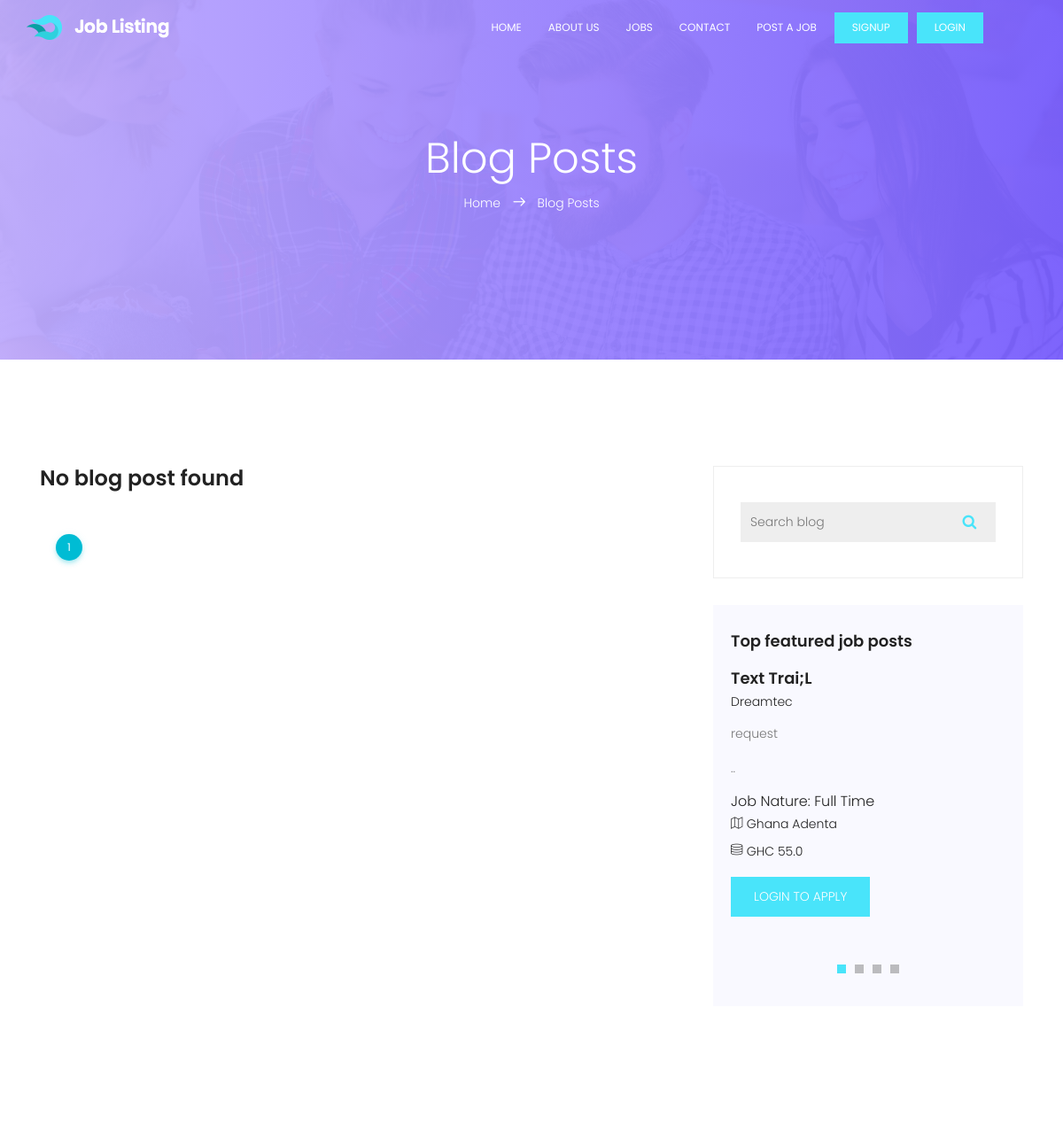
The page /blog/blog (upper part) on the database as committed earlier.
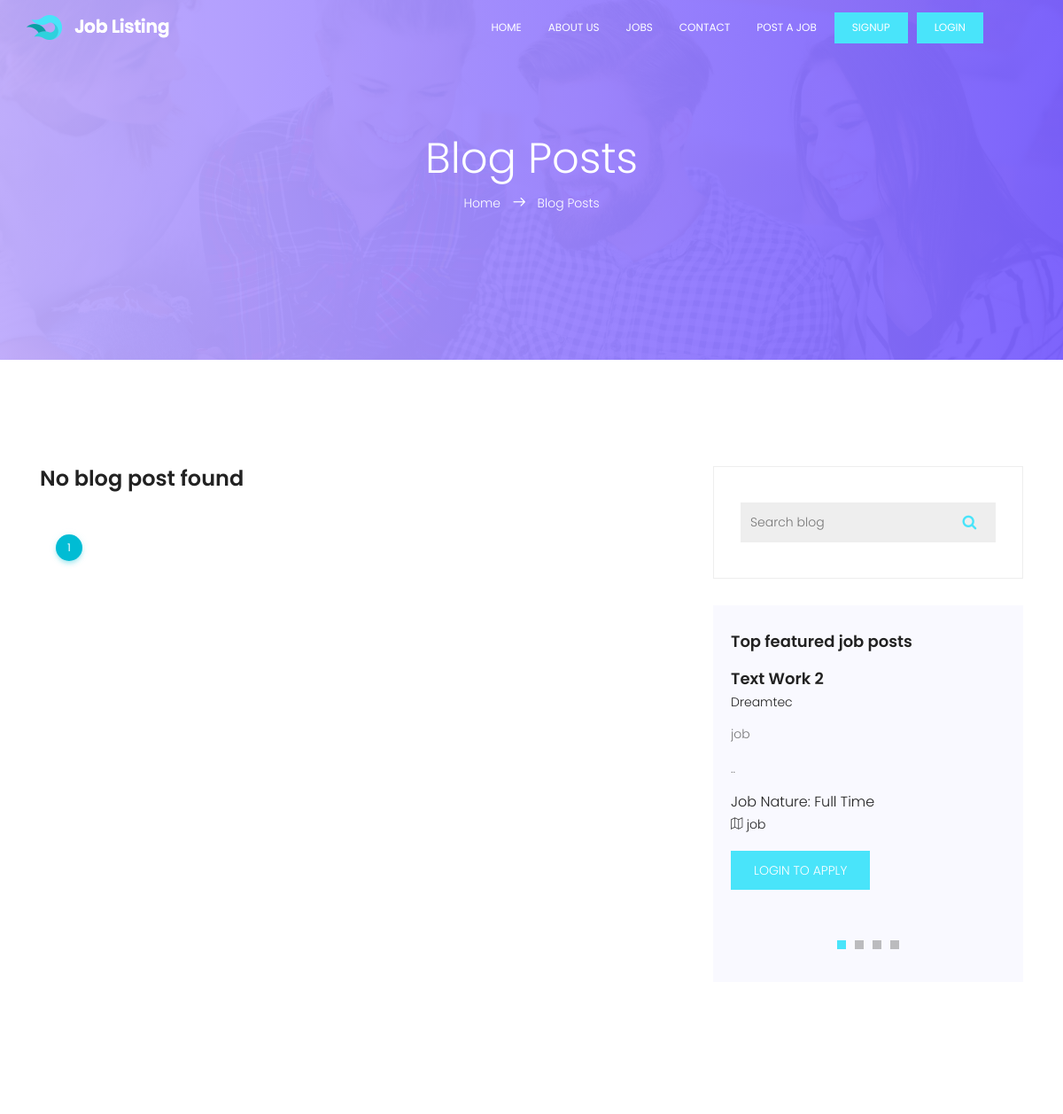
The same page on the database as committed later.
### portal/models.py (models this page shows, shortened)
class Job(models.Model):
    company_name = models.CharField(max_length=200)
    job_title = models.CharField(max_length=200)
    company_email = models.EmailField(blank=True, null=True)
    thumbnail = models.ImageField(upload_to='jobs_img', blank=True, null=True)
    category = models.ForeignKey(
        Category, on_delete=models.CASCADE, default='Others')
    job_type = models.CharField(max_length=20, choices=_job_Type, default=1)
    description = RichTextField()
    location = models.CharField(max_length=150)
    salary = models.FloatField(blank=True, null=True)
    application_url = models.URLField(blank=True, null=True)
    slug = models.SlugField(blank=True, null=True)
    created = models.DateTimeField(auto_now_add=True)
    featured = models.BooleanField(default=False)
    approved = models.BooleanField(default=True)
    class Meta:
        ordering = ['-created']

### blog/views.py (the view)
# urls.py: path('blog', blog, name="blog"),
def blog(request):
    blogs = Blog.objects.filter(published=True).order_by('-created')
    filters = BlogFilter(request.GET, queryset=blogs)
    blogs = filters.qs
    paginator = Paginator(blogs, 15)
    page_number = request.GET.get('page', 1)
    page_objects = paginator.get_page(page_number)
    context = {
        'blogs': blogs,
        'filters': filters,
        'page_objects': page_objects
    }
    return render(request, 'portal/blog-home.html', context)

### portal/context_processors.py (called while the page is built)
def Processors(request):
    jobs = Job.objects.filter(approved=True).order_by('-created')
    categories = Category.objects.all().order_by('-id')
    blogs = Blog.objects.filter(published=True).order_by('-id')
    blog_count = blogs.count()
    return {
        'categories': categories,
        'jobs': jobs,
        'blog_count': blog_count,
        'blogs': blogs,
    }

### templates/portal/blog-home.html (shortened to what this page needs)
{% extends 'base.html' %}
{% load static %}
{% block content %}
			<section class="banner-area relative" id="home">
				<div class="overlay overlay-bg"></div>
				<div class="container">
					<div class="row d-flex align-items-center justify-content-center">
						<div class="about-content col-lg-12">
							<h1 class="text-white">
								Blog Posts
							</h1>
							<p class="text-white link-nav"><a href="{% url 'home' %}">Home </a>  <span class="lnr lnr-arrow-right"></span>  <a href="blog-home.html"> Blog Posts</a></p>
						</div>
					</div>
				</div>
			</section>
			<section class="blog-posts-area section-gap">
				<div class="container">
					<div class="row">
						<div class="col-lg-8 post-list blog-post-list">
							{% for blog in page_objects %}
							<div class="single-post">
							{% if blog.thumbnail %}
								<img class="img-fluid" style"height: 15vh !important; widht:100% !important; object-fit: cover" src="{{blog.thumbnail.url}}" alt="">
							{% endif %}
								<ul class="tags">
									<li><a href="{% url 'blog_detail' blog.slug %}">{{blog.category}}</a></li>
								</ul>
								<a href="{% url 'blog_detail' blog.slug %}">
									<h1>
										{{blog.title|title}}
									</h1>
								</a>
									<p>
									{{blog.description|slice:":170"|safe}}...
									</p>
								<div class="bottom-meta">
									<div class="user-details row align-items-center">
										<div class="comment-wrap col-lg-6">
											<ul>
												<li><a href="{% url 'blog_detail' blog.slug %}#comment"><span class="lnr lnr-bubble"></span> {{blog.comments.count}} Comments</a></li>
											</ul>
										</div>
										<div class="social-wrap col-lg-6">
											<ul>
												<li><a href="#"><i class="fa fa-facebook"></i></a></li>
												<li><a href="#"><i class="fa fa-twitter"></i></a></li>
												<li><a href="#"><i class="fa fa-whatsapp"></i></a></li>
											</ul>
										</div>
									</div>
								</div>
							</div>
							<br><br><br>
							{% empty %}
							<h3>No blog post found</h3>
							{% endfor %}
							 <div class="container mt-5 text-center">
								<ul class="pagination pagination-info">
								<li class="active page-item">
								<a href="javascript:void(0);" class="page-link">{{page_objects.number}}</a>
								</li>
							</ul>
							 </div>
						</div>
						<div class="col-lg-4 sidebar">
							<div class="single-widget search-widget">
								<form class="example" action="#" method="GET" style="margin:auto;max-width:300px">
								  {{filters.form.title}}
								  <button type="submit"><i class="fa fa-search"></i></button>
								</form>
							</div>
							<div class="single-slidebar">
								<h4>Top featured job posts</h4>
								<div class="active-relatedjob-carusel">
								{% for job in jobs|slice:":4" %}
									<div class="single-rated">
										<a href="{% url 'detail' job.slug %}"><h4>{{job.job_title|title}}</h4></a>
										<h6>{{job.company_name|title}}</h6>
										<p>
										{{job.description|slice:":100"|safe}}..
										</p>
										<h5>Job Nature: {{job.job_type}}</h5>
										<p class="address"><span class="lnr lnr-map"></span> {{job.location}}</p>
										{% if job.salary %}
										<p class="address"><span class="lnr lnr-database"></span> GHC {{job.salary}}</p>
										{% endif %}
										{% if request.user.is_authenticated %}
										<a href="{% url 'detail' job.slug %}" class="btns text-uppercase">Apply job</a>
										{% else %}
										<a href="{% url 'login' %}" class="btns text-uppercase">Login to apply</a>
										{% endif %}
									</div>
								{% endfor %}
								</div>
							</div>
						</div>
					</div>
				</div>
			</section>
{% endblock %}

Rows that differ between the two databases and show on the page:
no longer on this page (row unchanged): Job: job_title "Text Trai;L", company_name "Dreamtec", description "request", job_type "Full Time", location "Ghana Adenta", salary "55.0"
added Job: job_title "Text Work 2", company_name "Dreamtec", description "job", job_type "Full Time", location "job"
